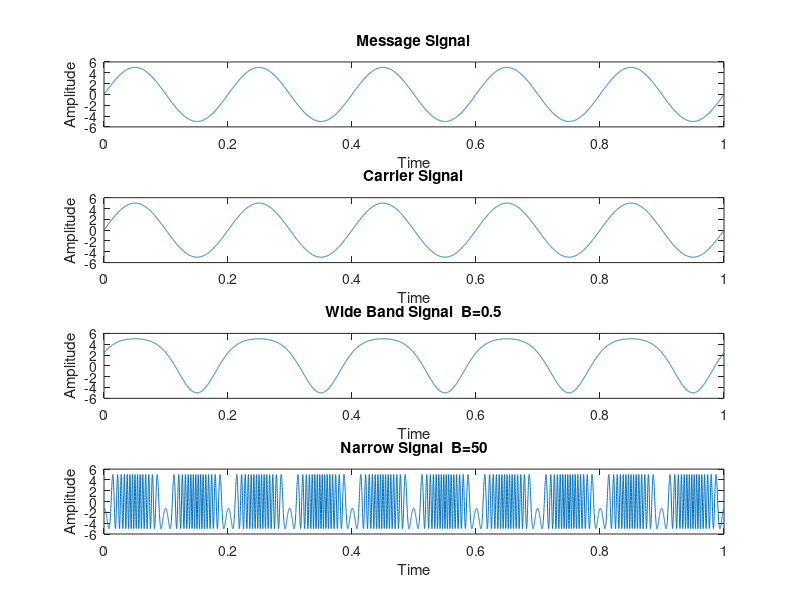

The MATLAB source for this figure:
clc
clear all
close all
t = 0:0.0001:1; %upto 1000 samples
vm = input('Enter Amplitude (Message) = ');
vc = input('Enter Amplitude (Carrier) = ');
fM = input('Enter Message frequency = ');
fc = input('Enter Carrier frequency = ');
%m = input('Enter Modulation Index = ');
msg = vm*sin(2*pi*fM*t);
subplot(4,1,1); %plotting message signal
plot(t,msg);
xlabel('Time');
ylabel('Amplitude');
title('Message Signal');

carrier = vc*sin(2*pi*fc*t);
subplot(4,1,2); %plotting carrier signal
plot(t,carrier);
xlabel('Time');
ylabel('Amplitude');
title('Carrier Signal');

y = vc*sin(2*pi*fc*t+0.5.*cos(2*pi*fM*t));  % B = 0.5 
subplot(4,1,3);%plotting wide Band signal
plot(t,y);
xlabel('Time');
ylabel('Amplitude');
title('Wide Band Signal  B=0.5');

z = vc*sin(2*pi*fc*t+50.*cos(2*pi*fM*t));  % B = 50
subplot(4,1,4);%plotting Narrow Band signal
plot(t,z);
xlabel('Time');
ylabel('Amplitude');
title('Narrow Signal  B=50');



%Sample MATLAB Input:
%Enter Amplitude (Message) = 5
%Enter Amplitude (Carrier) = 5
%Enter Message frequency = 8
%Enter Carrier frequency = 100